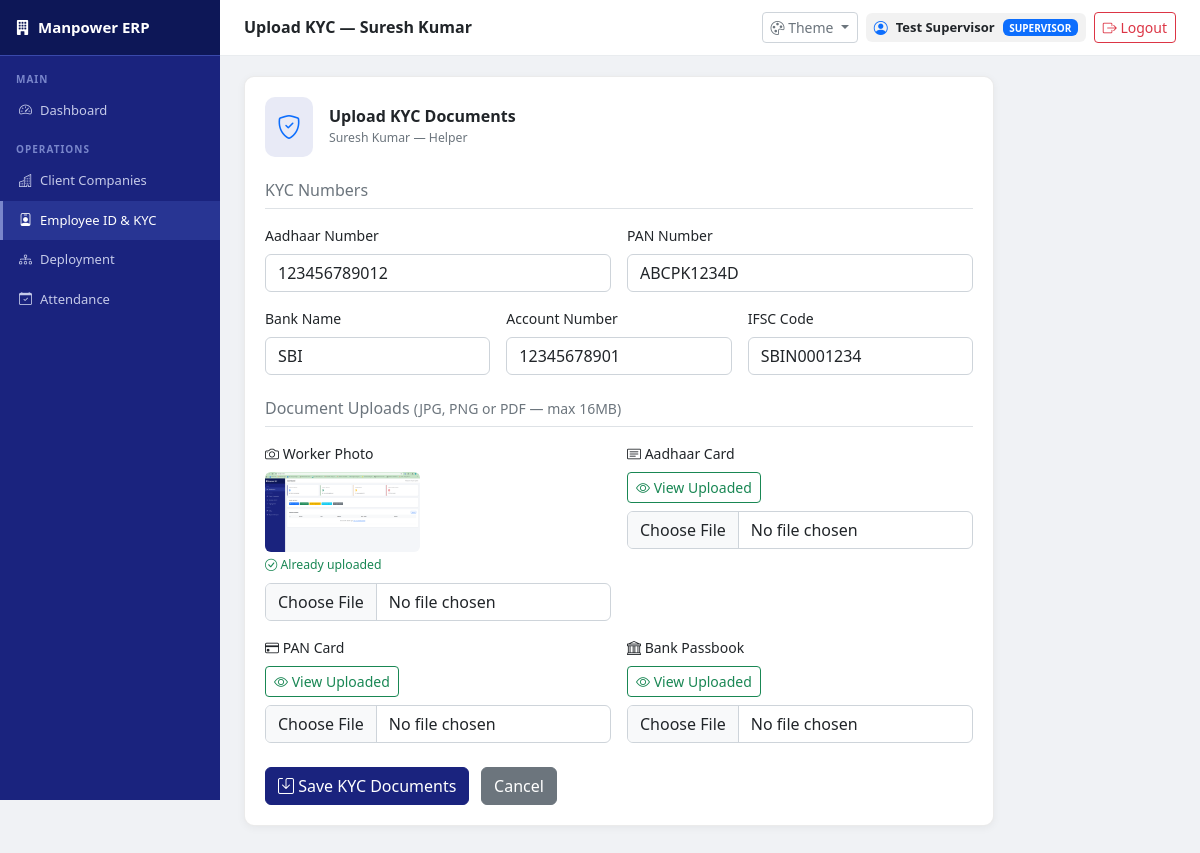
The app's page /workers/1/upload-kyc (signed in) with its own data.
### app/models/worker.py (models this page shows, shortened)
class Worker(db.Model):
    __tablename__ = 'workers'
    id              = db.Column(db.Integer, primary_key=True)
    employee_id     = db.Column(db.String(20), unique=True)
    full_name       = db.Column(db.String(150), nullable=False)
    full_name       = db.Column(db.String(150), nullable=False)
    father_name     = db.Column(db.String(150))
    date_of_birth   = db.Column(db.Date)
    gender          = db.Column(db.String(10))
    mobile          = db.Column(db.String(15))
    address         = db.Column(db.Text)
    post            = db.Column(db.String(100))
    aadhaar_number  = db.Column(db.String(20))
    pan_number      = db.Column(db.String(20))
    aadhaar_doc     = db.Column(db.String(255))
    pan_doc         = db.Column(db.String(255))
    photo           = db.Column(db.String(255))
    bank_name       = db.Column(db.String(100))
    account_number  = db.Column(db.String(30))
    ifsc_code       = db.Column(db.String(20))
    bank_passbook   = db.Column(db.String(255))
    is_active       = db.Column(db.Boolean, default=True)
    date_joined     = db.Column(db.Date, default=datetime.utcnow)
    created_at      = db.Column(db.DateTime, default=datetime.utcnow)
    family_members  = db.relationship('FamilyMember', backref='worker', lazy=True)
    deployments     = db.relationship('Deployment',   backref='worker', lazy=True)

### app/routes/workers.py (the view, shortened to what this page needs)
@workers_bp.route('/workers/<int:id>/upload-kyc', methods=['GET', 'POST'])
def upload_kyc(id):
    from app import db
    from app.models.worker import Worker
    worker = Worker.query.get_or_404(id)
    return render_template('workers/upload_kyc.html', worker=worker)

### app/routes/auth.py (called while the page is built)
def check_permission(module, action='view'):
    if 'user_id' not in session:
        return False
    role = session.get('user_role', '')
    if role in ['admin', 'hr']:
        return True
    from app.models.user import UserPermission
    perm = UserPermission.query.filter_by(
        user_id=session['user_id'],
        module=module
    ).first()
    if not perm:
        return False
    return getattr(perm, f'can_{action}', False)

### app/templates/workers/upload_kyc.html
{% extends 'base.html' %}
{% block page_title %}Upload KYC — {{ worker.full_name }}{% endblock %}
{% block content %}
<div class="content-card" style="max-width:750px">
    <div class="d-flex align-items-center gap-3 mb-4">
        <div style="background:#e8eaf6;padding:12px;border-radius:10px">
            <i class="bi bi-shield-check text-primary fs-4"></i>
        </div>
        <div>
            <h6 class="fw-semibold mb-0">Upload KYC Documents</h6>
            <small class="text-muted">{{ worker.full_name }} — {{ worker.post }}</small>
        </div>
    </div>
    <form method="POST" enctype="multipart/form-data">
        <h6 class="text-muted border-bottom pb-2 mb-3">KYC Numbers</h6>
        <div class="row g-3 mb-4">
            <div class="col-md-6">
                <label class="form-label">Aadhaar Number</label>
                <input type="text" name="aadhaar_number"
                       class="form-control"
                       value="{{ worker.aadhaar_number or '' }}"
                       placeholder="XXXX XXXX XXXX">
            </div>
            <div class="col-md-6">
                <label class="form-label">PAN Number</label>
                <input type="text" name="pan_number"
                       class="form-control"
                       value="{{ worker.pan_number or '' }}"
                       placeholder="ABCDE1234F">
            </div>
            <div class="col-md-4">
                <label class="form-label">Bank Name</label>
                <input type="text" name="bank_name"
                       class="form-control"
                       value="{{ worker.bank_name or '' }}">
            </div>
            <div class="col-md-4">
                <label class="form-label">Account Number</label>
                <input type="text" name="account_number"
                       class="form-control"
                       value="{{ worker.account_number or '' }}">
            </div>
            <div class="col-md-4">
                <label class="form-label">IFSC Code</label>
                <input type="text" name="ifsc_code"
                       class="form-control"
                       value="{{ worker.ifsc_code or '' }}">
            </div>
        </div>
        <h6 class="text-muted border-bottom pb-2 mb-3">
            Document Uploads
            <small class="text-muted fw-normal">
                (JPG, PNG or PDF — max 16MB)
            </small>
        </h6>
        <div class="row g-3">
            <div class="col-md-6">
                <label class="form-label">
                    <i class="bi bi-camera"></i> Worker Photo
                </label>
                {% if worker.photo %}
                <div class="mb-2">
                    <img src="/uploads/{{ worker.photo }}"
                         style="height:80px;border-radius:6px"
                         alt="Current photo">
                    <small class="text-success d-block mt-1">
                        <i class="bi bi-check-circle"></i>
                        Already uploaded
                    </small>
                </div>
                {% endif %}
                <input type="file" name="photo"
                       class="form-control"
                       accept="image/*">
            </div>
            <div class="col-md-6">
                <label class="form-label">
                    <i class="bi bi-card-text"></i> Aadhaar Card
                </label>
                {% if worker.aadhaar_doc %}
                <div class="mb-2">
                    <a href="/uploads/{{ worker.aadhaar_doc }}"
                       target="_blank"
                       class="btn btn-outline-success btn-sm">
                        <i class="bi bi-eye"></i> View Uploaded
                    </a>
                </div>
                {% endif %}
                <input type="file" name="aadhaar_doc"
                       class="form-control"
                       accept="image/*,.pdf">
            </div>
            <div class="col-md-6">
                <label class="form-label">
                    <i class="bi bi-credit-card"></i> PAN Card
                </label>
                {% if worker.pan_doc %}
                <div class="mb-2">
                    <a href="/uploads/{{ worker.pan_doc }}"
                       target="_blank"
                       class="btn btn-outline-success btn-sm">
                        <i class="bi bi-eye"></i> View Uploaded
                    </a>
                </div>
                {% endif %}
                <input type="file" name="pan_doc"
                       class="form-control"
                       accept="image/*,.pdf">
            </div>
            <div class="col-md-6">
                <label class="form-label">
                    <i class="bi bi-bank"></i> Bank Passbook
                </label>
                {% if worker.bank_passbook %}
                <div class="mb-2">
                    <a href="/uploads/{{ worker.bank_passbook }}"
                       target="_blank"
                       class="btn btn-outline-success btn-sm">
                        <i class="bi bi-eye"></i> View Uploaded
                    </a>
                </div>
                {% endif %}
                <input type="file" name="bank_passbook"
                       class="form-control"
                       accept="image/*,.pdf">
            </div>
        </div>
        <div class="mt-4">
            <button type="submit" class="btn btn-primary">
                <i class="bi bi-save"></i> Save KYC Documents
            </button>
            <a href="/workers/{{ worker.id }}"
               class="btn btn-secondary ms-2">Cancel</a>
        </div>
    </form>
</div>
{% endblock %}

### app/templates/base.html (style rules this page uses)
:root { --sb-bg: #1a237e; --sb-dark: #0d1757; --sb-hover: #283593; --sb-border: #3949ab; --sb-accent: #7986cb; --sb-text: #c5cae9; --page-bg: #f0f2f5; --card-bg: #ffffff; --card-border: rgba(0,0,0,0.08); --text-main: #212529; --text-muted: #6c757d; --text-heading: #1a237e; --input-bg: #ffffff; --input-border: #ced4da; --input-text: #212529; --table-head-bg: #f8f9fa; --table-border: #dee2e6; --table-hover: #f1f3f5; --table-stripe: #fafbfc; --topbar-bg: #ffffff; --topbar-border: #e9ecef; --btn-primary-bg: #1a237e; --btn-primary-text:#ffffff; --btn-primary-hover:#0d1757; --code-bg: #f8f9fa; --code-text: #d63384; --hr-color: #dee2e6; --badge-info-bg: #e8eaf6; --badge-info-text: #1a237e; --alert-info-bg: #e8eaf6; --alert-info-text: #1a237e; --alert-info-border:#c5cae9; --alert-warn-bg: #fff8e1; --alert-warn-text: #856404; --alert-warn-border:#ffe082; --alert-success-bg:#e8f5e9; --alert-success-text:#1b5e20; --alert-success-border:#a5d6a7; --alert-danger-bg: #fce4ec; --alert-danger-text:#880e4f; --alert-danger-border:#f48fb1; --progress-bg: #e9ecef; --modal-bg: #ffffff; --modal-border: rgba(0,0,0,0.2); --modal-backdrop: rgba(0,0,0,0.5); --dropdown-bg: #ffffff; --dropdown-border: rgba(0,0,0,0.1); --dropdown-hover: #f8f9fa; --dropdown-text: #212529; }
* { box-sizing: border-box; margin: 0; padding: 0; }
body { background: var(--page-bg); color: var(--text-main); font-family: 'Segoe UI', Arial, sans-serif; font-size: 14px; transition: background 0.3s, color 0.3s; }
.content-card { background: var(--card-bg); border-radius: 10px; padding: 20px; border: 1px solid var(--card-border); box-shadow: 0 2px 8px rgba(0,0,0,0.05); margin-bottom: 20px; color: var(--text-main); }
h1,h2,h3,h4,h5,h6 { color: var(--text-main); }
.fw-semibold, .fw-bold { color: var(--text-main); }
.text-muted { color: var(--text-muted) !important; }
small { color: var(--text-muted); }
label { color: var(--text-main); font-weight: 500; }
.form-control, .form-select { background: var(--input-bg) !important; border-color: var(--input-border) !important; color: var(--input-text) !important; }
.form-control::placeholder { color: var(--text-muted) !important; }
.form-label { color: var(--text-main); font-weight: 500; }
.btn-primary { background: var(--btn-primary-bg) !important; border-color: var(--btn-primary-bg) !important; color: var(--btn-primary-text) !important; }
.border-top, .border-bottom, .border-start, .border-end { border-color: var(--hr-color) !important; }

### records on screen
Worker: full_name "Suresh Kumar", post "Helper", aadhaar_number "123456789012", pan_number "ABCPK1234D", bank_name "SBI", account_number "12345678901", ifsc_code "SBIN0001234"

### other values on screen
{{ session.get('user_name') }} "Test Supervisor"
{{ session.get('user_role','')
                    .upper() }} "SUPERVISOR"
